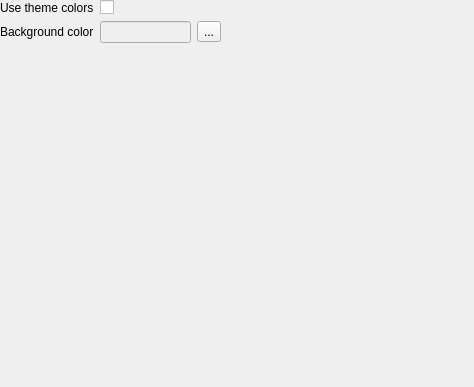
<?xml version="1.0" encoding="UTF-8"?>
<ui version="4.0">
    <class>AppBarSettingsForm</class>
    <widget class="QWidget" name="AppBarSettingsForm">
        <property name="geometry">
            <rect>
                <x>0</x>
                <y>0</y>
                <width>474</width>
                <height>387</height>
            </rect>
        </property>
        <property name="windowTitle">
            <string>Form</string>
        </property>
        <widget class="QWidget" name="formLayoutWidget">
            <property name="geometry">
                <rect>
                    <x>0</x>
                    <y>0</y>
                    <width>221</width>
                    <height>231</height>
                </rect>
            </property>
            <layout class="QFormLayout" name="formLayout">
                <item row="0" column="0">
                    <widget class="QLabel" name="useThemeColorsLabel">
                        <property name="text">
                            <string>Use theme colors</string>
                        </property>
                    </widget>
                </item>
                <item row="0" column="1">
                    <widget class="QCheckBox" name="useThemeColorsCheckBox"/>
                </item>
                <item row="1" column="0">
                    <widget class="QLabel" name="backgroundColorLabel">
                        <property name="text">
                            <string>Background color</string>
                        </property>
                    </widget>
                </item>
                <item row="1" column="1">
                    <layout class="QHBoxLayout" name="horizontalLayout_5">
                        <item>
                            <widget class="QLineEdit" name="backgroundColorLineEdit">
                                <property name="enabled">
                                    <bool>false</bool>
                                </property>
                            </widget>
                        </item>
                        <item>
                            <widget class="QToolButton" name="backgroundColorToolButton">
                                <property name="text">
                                    <string>...</string>
                                </property>
                            </widget>
                        </item>
                    </layout>
                </item>
            </layout>
        </widget>
    </widget>
    <resources/>
    <connections/>
</ui>
